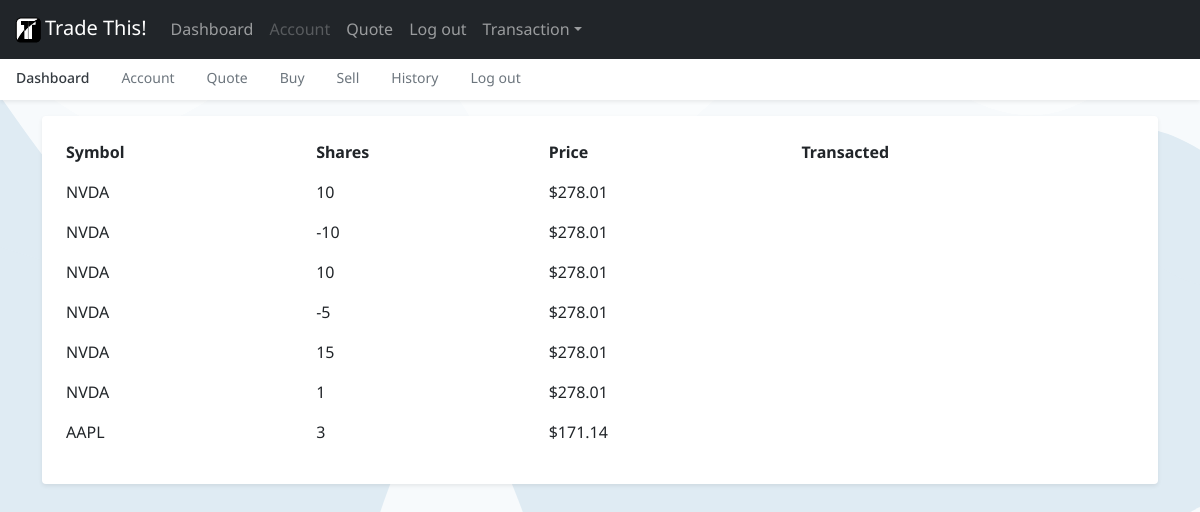
The app's page /history (signed in) with its own data.
### tables this page shows
CREATE TABLE 'user_stocks' ('user_id' integer, 'symbol' text, 'shares' integer, 'price' numeric, 'operation' text);

### app.py (the view)
@app.route("/history")
@login_required
def history():
    user_stocks = db.execute("SELECT * FROM user_stocks WHERE user_id = ?", session["user_id"])
    return render_template("history.html", user_stocks=user_stocks)

### app.py (called while the page is built)
@app.after_request
def after_request(response):
    response.headers["Cache-Control"] = "no-cache, no-store, must-revalidate"
    response.headers["Expires"] = 0
    response.headers["Pragma"] = "no-cache"
    return response

### helpers.py (called while the page is built)
def login_required(f):
    @wraps(f)
    def decorated_function(*args, **kwargs):
        if session.get("user_id") is None:
            return redirect("/login")
        return f(*args, **kwargs)
    return decorated_function

def usd(value):
    return f"${value:,.2f}"

### templates/history.html (shortened to what this page needs)
{% extends "layout.html" %}
{% block main %}
  <div class="acrylic my-3 p-3 bg-body rounded shadow-sm">
    <table class="table table-borderless table-responsive">
      <thead>
        <tr>
            <th scope="col">Symbol</th>
            <th scope="col">Shares</th>
            <th scope="col">Price</th>
            <th scope="col">Transacted</th>
        </tr>
      </thead>
          <tbody>
              {% for stock in user_stocks %}
              <tr>
                  <td>
                      {{ stock.symbol }}
                  </td>
                  <td>
                      {{ stock.shares }}
                  </td>
                  <td>
                      {{ stock.price | usd }}
                  </td>
                  <td>
                  </td>
              </tr>
              {% endfor %}
          </tbody>
    </table>
  </div>
{% endblock %}

### templates/layout.html (shortened to what this page needs)
<!doctype html>
<html lang="en">
  <head>
    <link href="https://cdn.jsdelivr.net/npm/bootstrap@5.0.2/dist/css/bootstrap.min.css" rel="stylesheet">
    <link href="/static/index-style.css" rel="stylesheet">
  </head>
  <body class="bg-light" id="index-body" >
    <nav class="navbar navbar-expand-lg fixed-top navbar-dark bg-dark" aria-label="Main navigation">
        <div class="container-fluid">
          <a class="navbar-brand" href="#"><img src="/static/1x/Artboard 4.png">Trade This!</a>
          <div class="navbar-collapse offcanvas-collapse" id="navbarsExampleDefault">
            <ul class="navbar-nav me-auto mb-2 mb-lg-0">
              <li class="nav-item">
                <a class="nav-link" aria-current="page" href="/">Dashboard</a>
              </li>
              <li class="nav-item">
                <a class="nav-link disabled" href="#">Account</a>
              </li>
              <li class="nav-item">
                <a class="nav-link" href="/quote">Quote</a>
              </li>
              <li class="nav-item">
                <a class="nav-link" href="/logout">Log out</a>
              </li>
              <li class="nav-item dropdown">
                <a class="nav-link dropdown-toggle" href="#" id="dropdown01" data-bs-toggle="dropdown" aria-expanded="false">Transaction</a>
              </li>
            </ul>
          </div>
        </div>
      </nav>
      <div class="nav-scroller bg-body shadow-sm">
        <nav class="nav nav-underline" aria-label="Secondary navigation">
          <a class="nav-link active" aria-current="page" href="/">Dashboard</a>
          <a class="nav-link disabled" href="#">Account</a>
          <a class="nav-link" href="/quote">Quote</a>
          <a class="nav-link" href="/buy">Buy</a>
          <a class="nav-link" href="/sell">Sell</a>
          <a class="nav-link" href="/history">History</a>
          <a class="nav-link" href="/logout">Log out</a>
        </nav>
      </div>
      <main class="container">
        {% block main %}{% endblock %}
      </main>
    </body>
</html>

### static/index-style.css (style rules this page uses)
html, body { overflow-x: hidden; font-family: 'Noto Sans', sans-serif; }
body { padding-top: 56px; background-image: url(/static/stacked-waves-haikei.svg); }
.nav-scroller { position: relative; z-index: 2; height: 2.75rem; overflow-y: hidden; }
.nav-scroller .nav { display: flex; flex-wrap: nowrap; padding-bottom: 1rem; margin-top: -1px; overflow-x: auto; color: rgba(255, 255, 255, .75); text-align: center; white-space: nowrap; -webkit-overflow-scrolling: touch; }
.nav-underline .nav-link { padding-top: .75rem; padding-bottom: .75rem; font-size: .875rem; color: #6c757d; }
.nav-underline .active { font-weight: 500; color: #343a40; }
.dropdown-toggle { outline: 0; }

### records on screen
user_stocks: symbol "NVDA", shares "10", price "$278.01"
user_stocks: symbol "NVDA", shares "-10", price "$278.01"
user_stocks: symbol "NVDA", shares "10", price "$278.01"
user_stocks: symbol "NVDA", shares "-5", price "$278.01"
user_stocks: symbol "NVDA", shares "15", price "$278.01"
user_stocks: symbol "NVDA", shares "1", price "$278.01"
user_stocks: symbol "AAPL", shares "3", price "$171.14"
